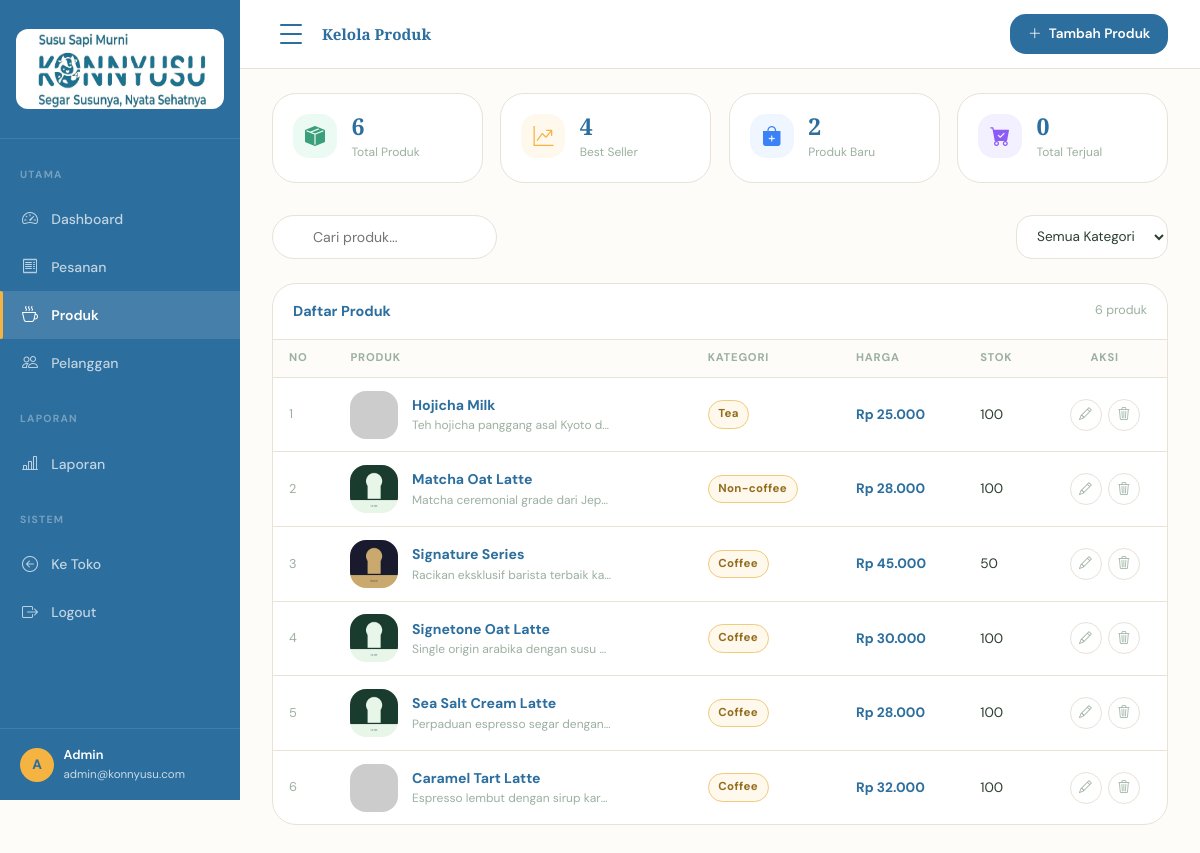
Before: /admin/products/products.php (signed in) with the older database file.
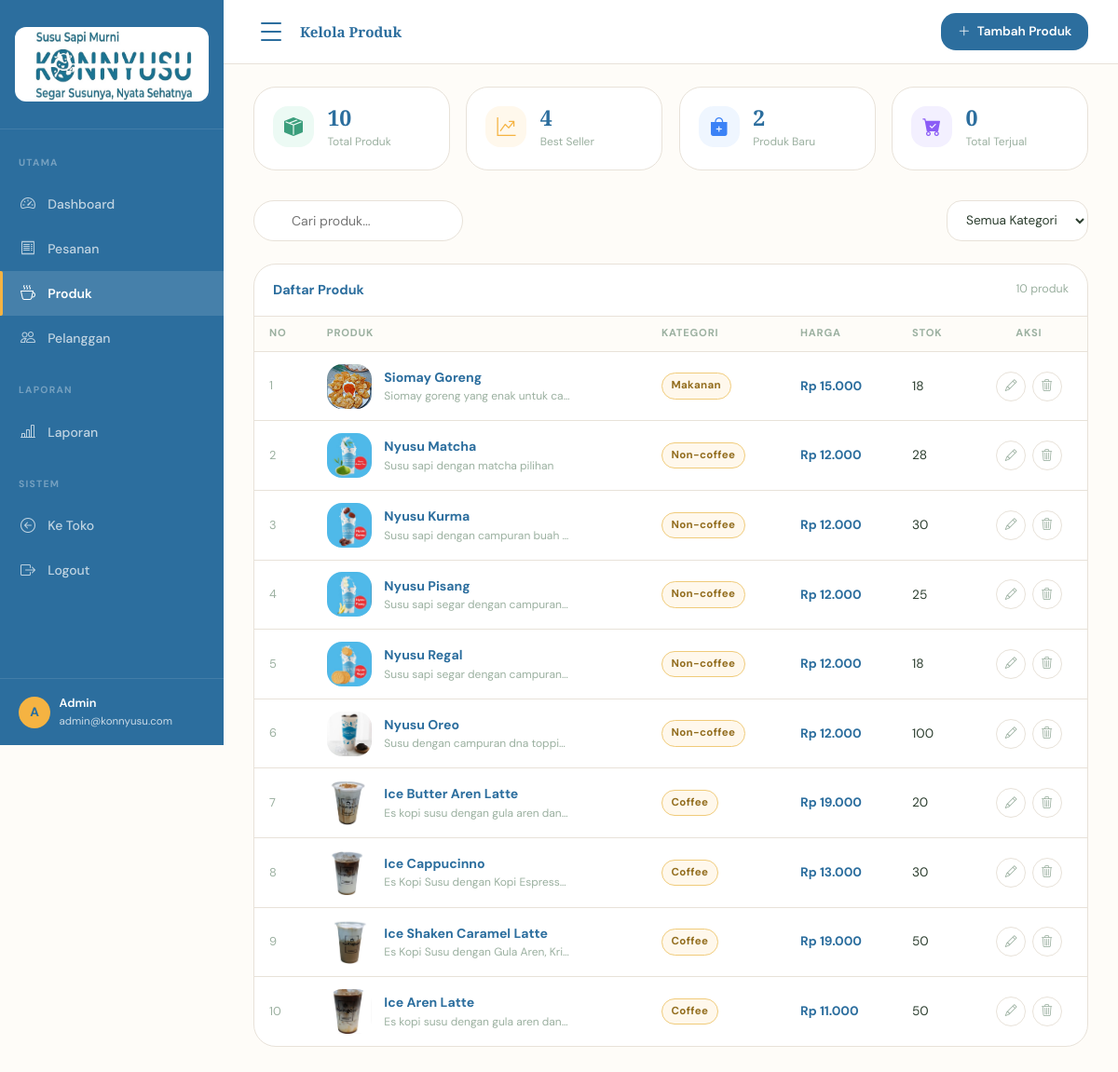
After: the same page with the newer database file.
### tables this page shows
CREATE TABLE `menu` (
  `menu_id` int NOT NULL,
  `name` varchar(100) NOT NULL,
  `description` text,
  `price` int NOT NULL,
  `category` varchar(50) NOT NULL,
  `image` varchar(255) DEFAULT NULL,
  `stock` int DEFAULT '0',
  `is_new` tinyint(1) DEFAULT '0',
  `is_best` tinyint(1) DEFAULT '0',
  `sold` int DEFAULT '0',
  `created_at` timestamp NULL DEFAULT CURRENT_TIMESTAMP,
  `updated_at` timestamp NULL DEFAULT CURRENT_TIMESTAMP ON UPDATE CURRENT_TIMESTAMP
);

### config/order.php (called while the page is built, shortened)
<?php
require_once __DIR__ . '/database.php';
function getProductsWithRealSold(): array {
    global $pdo;
    $stmt = $pdo->query("
        SELECT m.menu_id AS id, m.name, m.description, m.price, m.category, m.image, m.stock, m.is_new, m.is_best,
            COALESCE(SUM(oi.quantity), 0) AS sold,
            COALESCE(SUM(oi.quantity), 0) AS real_sold
        FROM menu m
        LEFT JOIN order_item oi ON m.menu_id = oi.menu_id
        LEFT JOIN orders o ON oi.order_id = o.order_id AND o.order_status = 'completed'
        GROUP BY m.menu_id
        ORDER BY m.menu_id DESC
    ");
    return $stmt->fetchAll();
}
?>

### data/products.php (called while the page is built, shortened)
<?php
function formatRupiah(int $amount): string {
    return 'Rp ' . number_format($amount, 0, ',', '.');
}
?>

### admin/products/products.php (the view, shortened to what the changed rows need)
<?php
require_once __DIR__ . '/../../data/products.php';
require_once __DIR__ . '/../../config/order.php';
$products = getProductsWithRealSold();
$stats = [
    'total'      => count($products),
    'best'       => count(array_filter($products, fn($p) => $p['is_best'])),
    'new'        => count(array_filter($products, fn($p) => $p['is_new'])),
    'total_sold' => array_sum(array_column($products, 'real_sold'))
];
?>
<!DOCTYPE html>
<html lang="id">
<head>
<link href="https://cdn.jsdelivr.net/npm/bootstrap@5.3.3/dist/css/bootstrap.min.css" rel="stylesheet">
<link rel="stylesheet" href="https://cdn.jsdelivr.net/npm/bootstrap-icons@1.11.3/font/bootstrap-icons.min.css">
<link rel="stylesheet" href="../../assets/css/global.css">
</head>
<body>
<div class="admin-layout">
<div class="admin-main">
  <div class="admin-body">
    <div class="stat-grid">
      <div class="stat-card">
        <div><div class="stat-card__val"><?=number_format($stats['total'])?></div><div class="stat-card__label">Total Produk</div></div>
      </div>
    </div>
    <div style="background:var(--white);border:1px solid var(--border);border-radius:var(--radius-lg);overflow:hidden;">
      <div style="padding:1rem 1.25rem;border-bottom:1px solid var(--border);display:flex;align-items:center;justify-content:space-between;">
        <span style="font-size:.9rem;font-weight:700;color:var(--primary);">Daftar Produk</span>
        <span style="font-size:.78rem;color:var(--text-muted);"><?=count($products)?> produk</span>
      </div>
      <div style="overflow-x:auto;">
        <table class="k-table" id="productsTable">
          <thead><tr><th>No</th><th>Produk</th><th>Kategori</th><th>Harga</th><th>Stok</th><th style="text-align:center">Aksi</th></tr></thead>
          <tbody>
          <?php foreach($products as $i=>$p):
            $imgSrc=!empty($p['image'])?'../../assets/img/products/'.$p['image']:'';
          ?>
          <tr data-name="<?=strtolower($p['name'])?>" data-category="<?=$p['category']?>">
            <td style="color:var(--text-muted);font-size:.8rem;"><?=$i+1?></td>
            <td><div style="display:flex;align-items:center;gap:.85rem;">
              <img src="<?=$imgSrc?>" class="prod-thumb" onerror="this.src='https://placehold.co/48x48/1a3c2e/f0cb7a?text=K'">
              <div><div style="font-weight:700;font-size:.88rem;color:var(--primary);"><?=htmlspecialchars($p['name'])?></div>
              <div style="font-size:.75rem;color:var(--text-muted);max-width:200px;white-space:nowrap;overflow:hidden;text-overflow:ellipsis;"><?=htmlspecialchars($p['description'])?></div></div>
            </div></td>
            <td><span class="k-badge k-badge-accent"><?=ucfirst($p['category'])?></span></td>
            <td style="font-weight:700;color:var(--primary);"><?=formatRupiah($p['price'])?></td>
            <td><?=$p['stock']?></td>
            <td style="text-align:center">
              <div style="display:flex;align-items:center;gap:.4rem;justify-content:center;">
                <button onclick="openEditModal(this, <?= (int)$p['id'] ?>)"
                  data-name="<?= htmlspecialchars($p['name'], ENT_QUOTES, 'UTF-8') ?>"
                  data-price="<?= (int)$p['price'] ?>"
                  data-category="<?= htmlspecialchars($p['category'], ENT_QUOTES, 'UTF-8') ?>"
                  data-desc="<?= htmlspecialchars($p['description'], ENT_QUOTES, 'UTF-8') ?>"
                  data-stock="<?= (int)$p['stock'] ?>"
                  data-is-new="<?= (int)$p['is_new'] ?>"
                  data-is-best="<?= (int)$p['is_best'] ?>"
                  data-image="<?= htmlspecialchars($p['image'] ?? '', ENT_QUOTES, 'UTF-8') ?>"
                  style="width:32px;height:32px;border-radius:var(--radius-md);border:1px solid var(--border);background:none;display:flex;align-items:center;justify-content:center;color:var(--text-muted);cursor:pointer;" title="Edit">
                  <i class="bi bi-pencil" style="font-size:.8rem;"></i>
                </button>
                <button onclick="openDeleteModal(this, <?= (int)$p['id'] ?>)"
                  data-name="<?= htmlspecialchars($p['name'], ENT_QUOTES, 'UTF-8') ?>"
                  style="width:32px;height:32px;border-radius:var(--radius-md);border:1px solid var(--border);background:none;display:flex;align-items:center;justify-content:center;color:var(--text-muted);cursor:pointer;" title="Delete">
                  <i class="bi bi-trash3" style="font-size:.8rem;"></i>
                </button>
              </div>
            </td>
          </tr>
          <?php endforeach;?>
          </tbody>
        </table>
      </div>
    </div>
  </div>
</div>
</div>
</body>
</html>

Changed rows visible on the page:
removed menu: name "Hojicha Milk", description "Teh hojicha panggang asal Kyoto d…", category "Tea", price "Rp 25.000", stock "100"
removed menu: image (picture), name "Matcha Oat Latte", description "Matcha ceremonial grade dari Jep…", category "Non-coffee", price "Rp 28.000", stock "100"
removed menu: image (picture), name "Signature Series", description "Racikan eksklusif barista terbaik ka…", category "Coffee", price "Rp 45.000", stock "50"
removed menu: image (picture), name "Signetone Oat Latte", description "Single origin arabika dengan susu…", category "Coffee", price "Rp 30.000", stock "100"
added menu: image (picture), name "Siomay Goreng", description "Siomay goreng yang enak untuk ca…", category "Makanan", price "Rp 15.000", stock "18"
added menu: image (picture), name "Nyusu Matcha", description "Susu sapi dengan matcha pilihan", category "Non-coffee", price "Rp 12.000", stock "28"
added menu: image (picture), name "Nyusu Kurma", description "Susu sapi dengan campuran buah…", category "Non-coffee", price "Rp 12.000", stock "30"
added menu: image (picture), name "Nyusu Pisang", description "Susu sapi segar dengan campuran…", category "Non-coffee", price "Rp 12.000", stock "25"
added menu: image (picture), name "Nyusu Regal", description "Susu sapi segar dengan campuran…", category "Non-coffee", price "Rp 12.000", stock "18"
added menu: image (picture), name "Nyusu Oreo", description "Susu dengan campuran dna toppi…", category "Non-coffee", price "Rp 12.000", stock "100"
added menu: image (picture), name "Ice Butter Aren Latte", description "Es kopi susu dengan gula aren dan…", category "Coffee", price "Rp 19.000", stock "20"
added menu: image (picture), name "Ice Cappucinno", description "Es Kopi Susu dengan Kopi Espress…", category "Coffee", price "Rp 13.000", stock "30"
changed menu: image: a different picture; name "Sea Salt Cream Latte" → "Ice Shaken Caramel Latte"; description "Perpaduan espresso segar dengan…" → "Es Kopi Susu dengan Gula Aren, Kri…"; price "Rp 28.000" → "Rp 19.000"; stock "100" → "50"
changed menu: image: picture added in place of a placeholder; name "Caramel Tart Latte" → "Ice Aren Latte"; description "Espresso lembut dengan sirup kar…" → "Es kopi susu dengan gula aren dan…"; price "Rp 32.000" → "Rp 11.000"; stock "100" → "50"
Other visible differences:
$stats['total']: "6" → "10"
count($products): "6" → "10"
